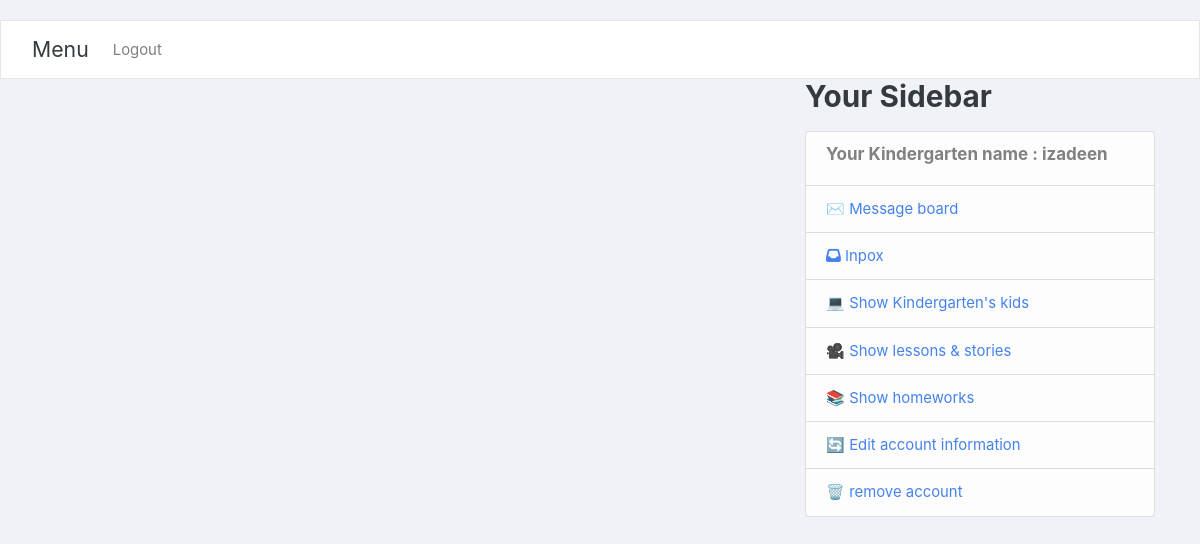
Page /lesson_info/25/ (signed in) on the earlier database version.
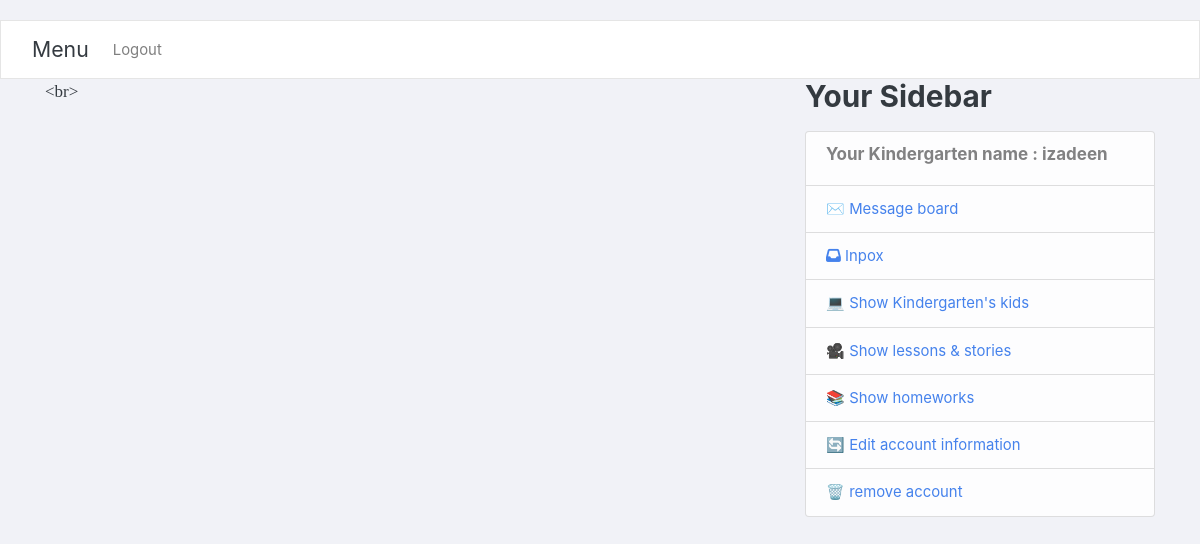
Same page on the later database version.
### kindergarten/models.py (models this page shows)
class lesson(models.Model):
    garten=models.ForeignKey(Kindergarten, blank=True, null=True,on_delete=models.SET_NULL)
    video_file = models.FileField(upload_to='video/%y')
    title = models.CharField(max_length=100)
    desc = models.TextField()

### kindergarten/views.py (the view)
# urls.py: path('lesson_info/<int:id>/',lesson_info,name="lesson_info"),
@login_required
def lesson_info(req,id):
    l=lesson.objects.filter(id=id).first()
    return render(req,'kindergarten/lesson.html',{'lesson':l})

### users/myapp_tags.py (called while the page is built)
@register.simple_tag
def get_model1_object(user):
    parent=Parent.objects.filter(username=user.username).first()
    teacher=Teacher.objects.filter(username=user.username).first()
    kid=Kid.objects.filter(username=user.username).first()
    ans=[]
    if parent:
        ans.append(True)
    else:
        ans.append(False)
    HaveGarten = False
    if teacher:
        try:
            Garten=Kindergarten.objects.get(myTeacher=teacher)
        except:
            HaveGarten = False
        else:
            HaveGarten = Garten.name
        ans.append(True)
    else:
        ans.append(False)
    if kid:
        ans.append(True)
    else:
        ans.append(False)
    ans.append(HaveGarten)
    return ans

### kindergarten/templates/kindergarten/lesson.html (shortened to what this page needs)
{% extends "users/base.html" %}
{% block content %}
<div class="content-section">
    <p>
    {{lesson.desc}}
    </p>
</div>
{%endblock%}

Differences in the rows shown:
added lesson: desc "<br>"
